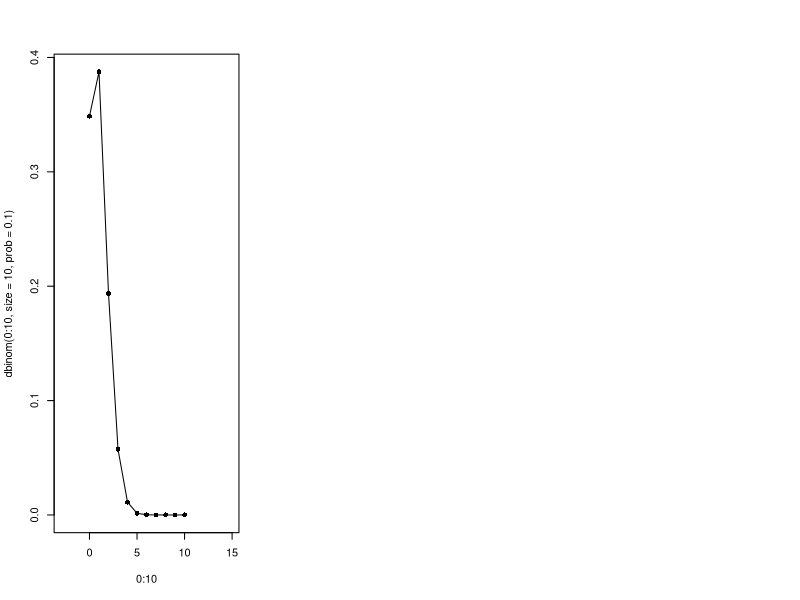

Here is the R script that generated this plot: (Note: this script raises an error after producing the figure.)
# 중심극한정리 : 이항분포의 정규근사
par(mfrow=c(1,3))

plot(0:10,dbinom(0:10,size=10,prob=0.1), pch=16, xlim=c(-3,15))
lines(0:10,dbinom(0:10,size=10,prob=0.1), xlim=c(-3,15))
lines(-5:15,dbinom(-5:15,mean=1,sd=sqrt(0.9)), xlim=c(-3,15), col='blue')

plot(0:15,dbinom(0:15,size=30,prob=0.1), pch=16, xlim=c(-3,15))
lines(0:15,dbinom(0:15,size=30,prob=0.1), xlim=c(-3,15))
lines(-5:15,dbinom(-5:15,mean=3,sd=sqrt(2.7)), type='l', xlim=c(-3,15), col='blue')

plot(0:25,dbinom(0:25,size=50,prob=0.1), pch=16, xlim=c(-3,15))
lines(0:25,dbinom(0:25,size=50,prob=0.1), xlim=c(-3,15))
lines(-5:25,dbinom(-5:25,mean=5,sd=sqrt(4.5)), xlim=c(-3,15), col='blue')


# 카이제곱분포
par(mfrow=c(1,1))
plot(seq(0,40,0.1), dchisq(seq(0,40,0.1),3), xlab='x', ylab='density', type='l')
lines(seq(0,40,0.1), dchisq(seq(0,40,0.1),6), col='blueviolet')
lines(seq(0,40,0.1), dchisq(seq(0,40,0.1),9), col='coral')
lines(seq(0,40,0.1), dchisq(seq(0,40,0.1),20), col='seagreen')
legend('topright', legend=c('k=3', 'k=6', 'k=9', 'k=20'), 
       col=c('black', 'blueviolet', 'coral', 'seagreen'), lty=c(1,1,1,1,1))
# 자유도가 3,6,9,20으로 커질수록 정규분포의 형태를 띈다


# t분포
plot(seq(-5,5,0.1), dt(seq(-5,5,0.1),20), col='seagreen', xlab='x', ylab='density', type='l')
lines(seq(-5,5,0.1), dt(seq(-5,5,0.1),6), col='blueviolet')
lines(seq(-5,5,0.1), dt(seq(-5,5,0.1),9), col='coral')
lines(seq(-5,5,0.1), dt(seq(-5,5,0.1),3))
lines(seq(-5,5,0.1), dnorm(seq(-5,5,0.1)), col='blue')
legend('topright', legend=c('k=3', 'k=6', 'k=9', 'k=20', 'normal'), 
       col=c('black', 'blueviolet', 'coral', 'seagreen', 'blue'), lty=c(1,1,1,1,1))


# F분포
par(mfrow=c(1,3))
plot(seq(0,4,0.1), df(seq(0,4,0.1),3,20), col="seagreen", xlab='x', 
     ylab='density', type='l', main='k1=3')
lines(seq(0,4,0.1), df(seq(0,4,0.1),3,6), xlab='x', ylab='density', 
      type='l', col="blueviolet")
lines(seq(0,4,0.1), df(seq(0,4,0.1),3,10), xlab='x', ylab='density', 
      type='l', col="coral")
lines(seq(0,4,0.1), df(seq(0,4,0.1),3,3), xlab='x', ylab='density', 
      type='l')
legend('topright', col=c('black', 'blueviolet', 'coral', 'seagreen'),
       lty=c(1,1,1,1), c('k2=3', 'k2=6', 'k2=10', 'k2=20'))

plot(seq(0,4,0.1), df(seq(0,4,0.1),10,20), col="seagreen", xlab='x', 
     ylab='density', type='l', main='k1=10')
lines(seq(0,4,0.1), df(seq(0,4,0.1),10,6), xlab='x', ylab='density', 
      type='l', col="blueviolet")
lines(seq(0,4,0.1), df(seq(0,4,0.1),10,10), xlab='x', ylab='density', 
      type='l', col="coral")
lines(seq(0,4,0.1), df(seq(0,4,0.1),10,3), xlab='x', ylab='density', 
      type='l')
legend('topright', col=c('black', 'blueviolet', 'coral', 'seagreen'),
       lty=c(1,1,1,1), c('k2=3', 'k2=6', 'k2=10', 'k2=20'))

plot(seq(0,4,0.1), df(seq(0,4,0.1),20,20), col="seagreen", xlab='x', 
     ylab='density', type='l', main='k1=20')
lines(seq(0,4,0.1), df(seq(0,4,0.1),20,6), xlab='x', ylab='density', 
      type='l', col="blueviolet")
lines(seq(0,4,0.1), df(seq(0,4,0.1),20,10), xlab='x', ylab='density', 
      type='l', col="coral")
lines(seq(0,4,0.1), df(seq(0,4,0.1),20,3), xlab='x', ylab='density', 
      type='l')
legend('topright', col=c('black', 'blueviolet', 'coral', 'seagreen'),
       lty=c(1,1,1,1), c('k2=3', 'k2=6', 'k2=10', 'k2=20'))
